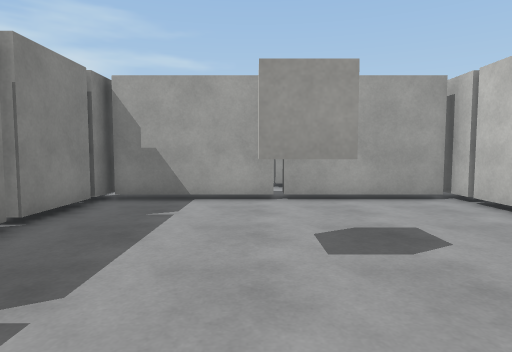
View 1 (above)

17 first-person views from a walk through a Unity game level. The camera is 1.2 m above the floor, tilts 4° down and sees 75° across. The floor is counted in squares, 1 m on a side. Each view is taken from the middle of a square. On the plan, view 1 faces up. The plan holds only what a view shows up to about 14 squares ahead; the rest is blank. The player is left out. Surface patterns are stand-ins for the level's own textures.

View 2
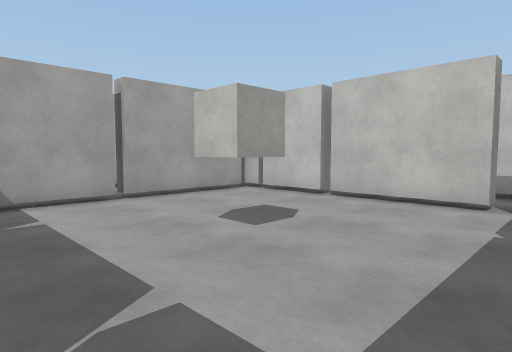

View 3
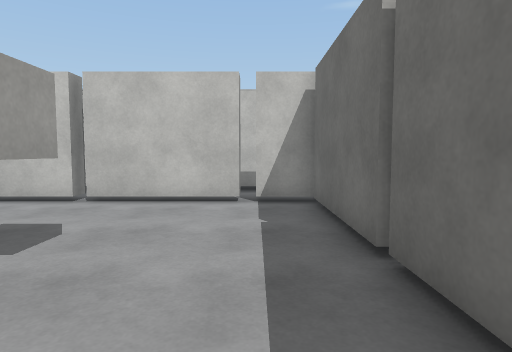

View 4
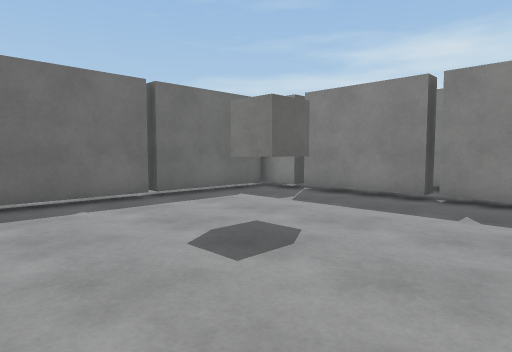

View 5
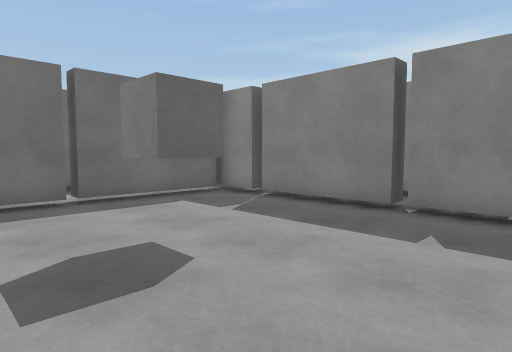

View 6
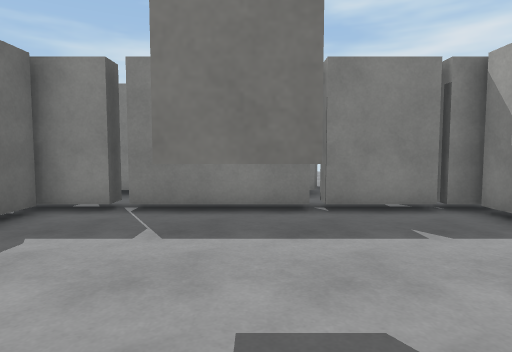

View 7
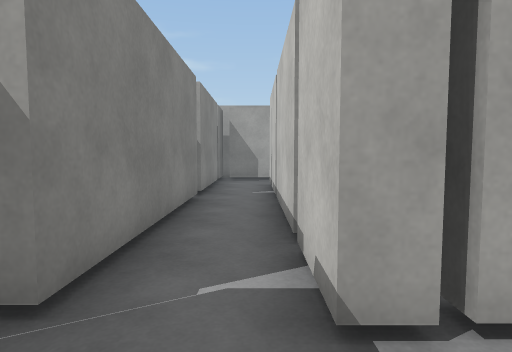

View 8
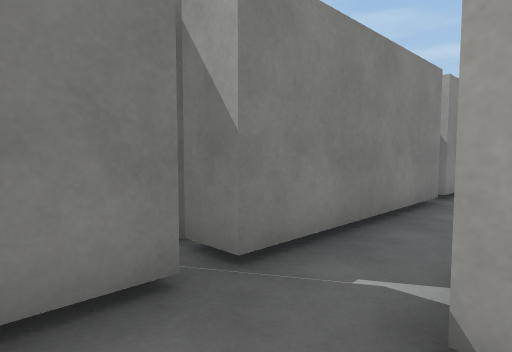

View 9
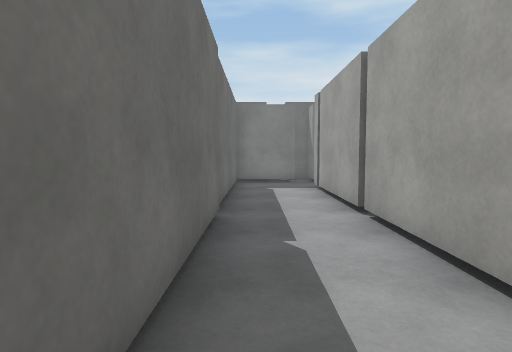

View 10
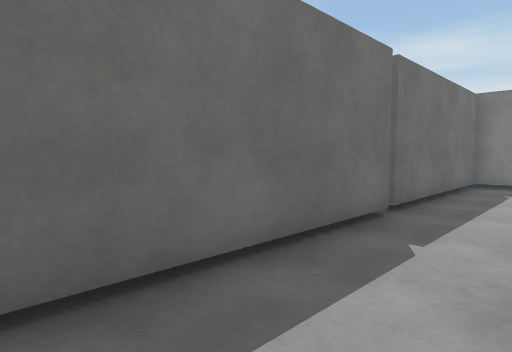

View 11
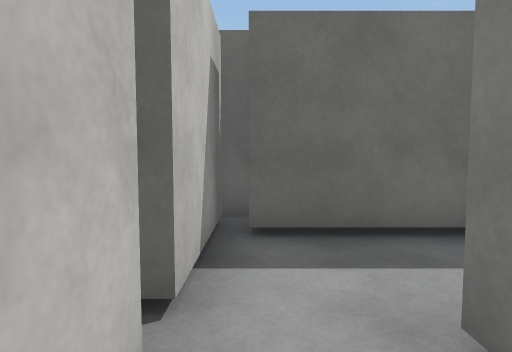

View 12
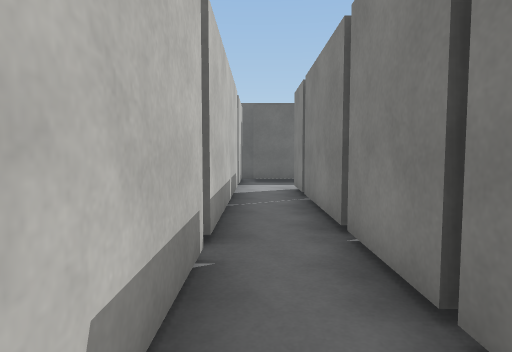

View 13
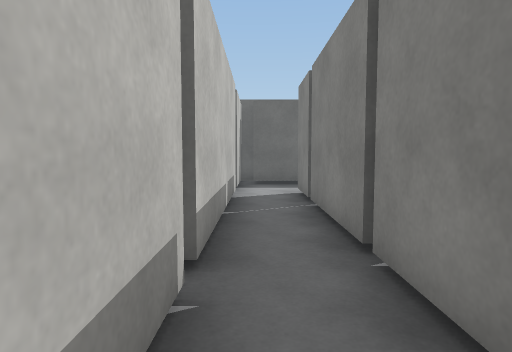

View 14
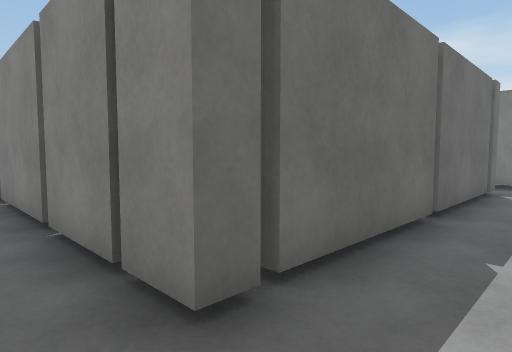

View 15
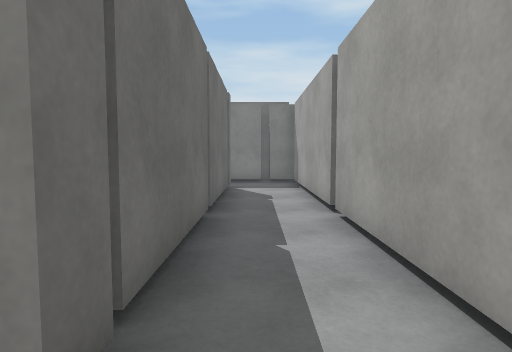

View 16
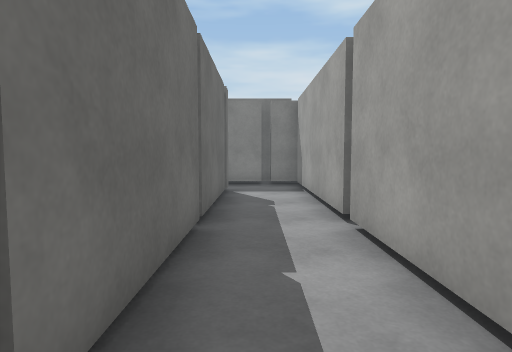

View 17
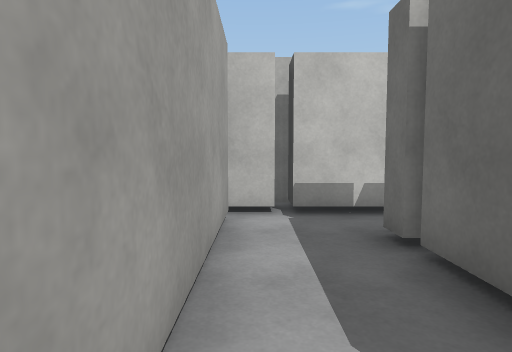

### Floor plan
Ten units are one square. View 1 is at (0, 0); x grows to the right and y downward. Boxes are objects, and circles mark ways between rooms. Rooms are numbered by the first view taken in them; rooms with no view inside come last. Other rooms are left out.
<svg viewBox="-70 -125 161 178">
<path fill="none" stroke="#000" d="M-39 -10 -39 10M-45 -12 -45 -51 -39 -51 -39 -14M-39 -61 -39 -55M-45 1 -45 -10M51 -55 51 -60M45 9 -36 9 -36 4 51 4 51 -1M57 -52 57 -14 51 -14 51 -52M57 -1 57 10M57 -61 57 -55M6 37 71 37M51 -79 51 -91M-65 -58 -65 7M-39 -91 -39 -80 -45 -80M49 -85 -36 -85M-65 14 -65 39M76 -62 76 -86M-65 -84 -65 -62M76 8 76 -58M-62 37 4 37M76 48 76 12M4 -115 -61 -115M-36 -91 49 -91M-45 -80 -45 -91 -39 -91M51 -91 57 -91 57 -80M-65 -102 -65 -84M-65 -116 -65 -106M71 -115 6 -115M76 -106 76 -116M76 -86 76 -103 86 -103"/>
<rect x="-5" y="-45" width="20" height="10" fill="#bbb"><title>cube</title></rect>
<circle cx="-55" cy="-90" r="3" fill="#2a7"/>
<circle cx="10" cy="-90" r="3" fill="#2a7"/>
<circle cx="65" cy="-90" r="3" fill="#2a7"/>
<text x="0" y="-30">1</text>
<text x="0" y="-100">2</text>
</svg>
Room 1 opens to room 2.

Where each view was taken, in squares from view 1:
view 1: 0 up, 0 right, facing up
view 2: 0 up, 3 left, facing up-right
view 3: 1 up, 3 left, facing right
view 4: 8 up, 5 right, facing down-left
view 5: 8 up, 3 right, facing down-left
view 6: 4 up, 3 right, facing left
view 7: 3 down, 5 left, facing up
view 8: 3 down, 4 left, facing up-left
view 9: 3 down, 7 right, facing left
view 10: 1 down, 7 right, facing down-left
view 11: 1 up, 7 right, facing down
view 12: 10 up, 7 right, facing down
view 13: 9 up, 7 right, facing down
view 14: 11 up, 7 right, facing down-left
view 15: 10 up, 7 right, facing left
view 16: 10 up, 6 right, facing left
view 17: 11 up, 1 right, facing right
